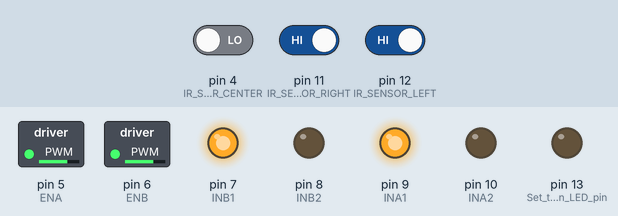
Simulated run of this sketch. Board: Arduino Uno, built for the host (arithmetic inside an expression is 32-bit, double 64-bit). Shown: switched loads named in the sketch (green lamp = pin HIGH), output pins drawn as LEDs (lit = HIGH). The inputs (shaded band) are chosen by the test bench; at power-on: pin 4 (IR_SENSOR_CENTER) LOW, pin 11 (IR_SENSOR_RIGHT) HIGH, pin 12 (IR_SENSOR_LEFT) HIGH.

Above: at 1.2 s.
1.3 s: pin 4 (IR_SENSOR_CENTER) driven HIGH
At 1.6 s:
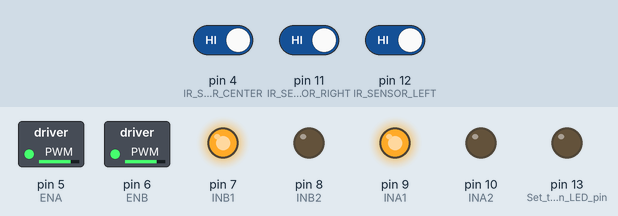
2.8 s: pin 11 (IR_SENSOR_RIGHT) driven LOW
At 4.0 s:
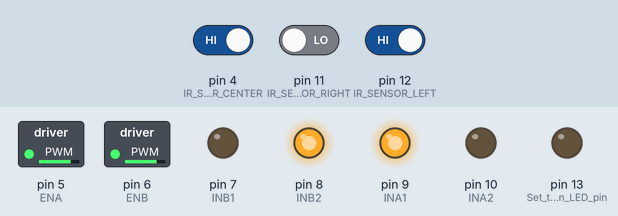
4.3 s: pin 11 (IR_SENSOR_RIGHT) driven HIGH
At 5.1 s:
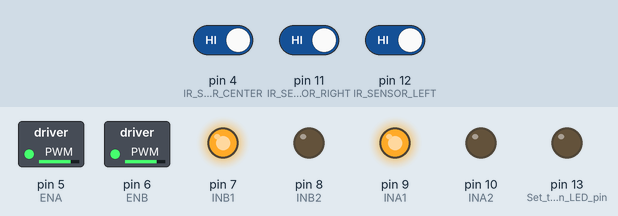
5.8 s: pin 12 (IR_SENSOR_LEFT) driven LOW
At 6.3 s:
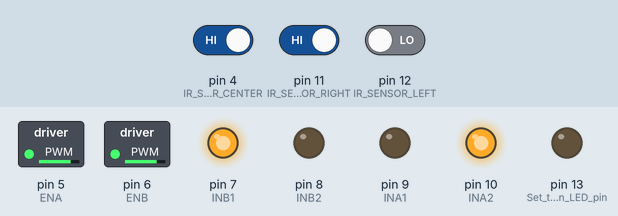
7.3 s: pin 12 (IR_SENSOR_LEFT) driven HIGH
At 8.6 s:
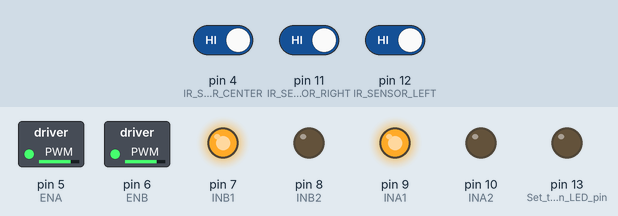
Timing chart, 0 to 9.8 s (numbered marks = the images above; inputs shaded):
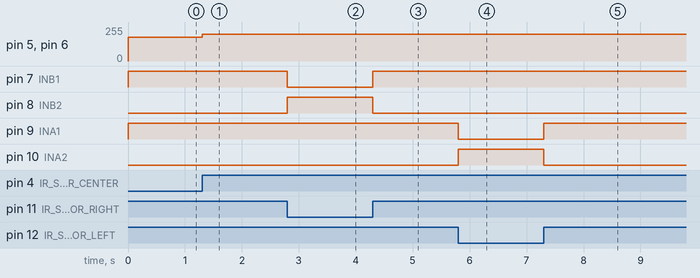

Measured:
- after the input at 1.3 s, pin 5 (ENA), pin 6 (ENB): 180/255 → 200/255 at once
- after the input at 2.8 s, pin 7 (INB1): HIGH → LOW at once; pin 8 (INB2): LOW → HIGH at once
- after the input at 4.3 s, pin 7 (INB1): LOW → HIGH at once; pin 8 (INB2): HIGH → LOW at once
- after the input at 5.8 s, pin 9 (INA1): HIGH → LOW at once; pin 10 (INA2): LOW → HIGH at once
- after the input at 7.3 s, pin 9 (INA1): LOW → HIGH at once; pin 10 (INA2): HIGH → LOW at once

The sketch:

lfv2.ino
```cpp
#include <avr/wdt.h>  // Include the watchdog timer library

#define IR_SENSOR_RIGHT 11
#define IR_SENSOR_LEFT 12
#define IR_SENSOR_CENTER 4
#define ZERO_RANGE 5

#define MOTOR_SPEED 200
#define NC_SPEED 180
#define TURN_OFFSET 0
#define SHARP_MS 20
#define REV_SPEED 220
#define REV_MS 100

//Right motor = A
#define ENA 5
#define INA1 9
#define INA2 10

//Left motor = B
#define ENB 6
#define INB1 7
#define INB2 8

// int enableRightMotor=5;
// int rightMotorPin1=9;
// int rightMotorPin2=10;

// //Left motor
// int enableLeftMotor=6;
// int leftMotorPin1=7;
// int leftMotorPin2=8;

bool ledState = false;

void setup() {
  //The problem with TT gear motors is that, at very low pwm value it does not even rotate.
  //If we increase the PWM value then it rotates faster and our robot is not controlled in that speed and goes out of line.
  //For that we need to increase the frequency of analogWrite.
  //Below line is important to change the frequency of PWM signal on pin D5 and D6
  //Because of this, motor runs in controlled manner (lower speed) at high PWM value.
  //This sets frequecny as 7812.5 hz.
  TCCR0B = TCCR0B & B11111000 | B00000001;

  pinMode(LED_BUILTIN, OUTPUT);    // Set the built-in LED pin as an output
  digitalWrite(LED_BUILTIN, LOW);  // Turn off the built-in LED

  // put your setup code here, to run once:
  pinMode(ENA, OUTPUT);
  pinMode(INA1, OUTPUT);
  pinMode(INA2, OUTPUT);

  pinMode(ENB, OUTPUT);
  pinMode(INB1, OUTPUT);
  pinMode(INB2, OUTPUT);

  pinMode(IR_SENSOR_RIGHT, INPUT);
  pinMode(IR_SENSOR_LEFT, INPUT);
  pinMode(IR_SENSOR_CENTER, INPUT);
  rotateMotor(0, 0);
  digitalWrite(LED_BUILTIN, LOW);  // Turn off the built-in LED

  // // Check if the last reset was caused by the watchdog
  if (MCUSR & (1 << WDRF)) {
    MCUSR &= ~(1 << WDRF);            // Clear the watchdog reset flag
    digitalWrite(LED_BUILTIN, HIGH);  // Turn off the built-in LED
  }

  // Watchdog timer, incase arduino is stuck
  wdt_enable(WDTO_250MS);
}

int kp = 200;
int kd = 0;
int ki = 0.1;

// NOT PARAMS
int rightIRSensorValue = 0;
int leftIRSensorValue = 0;
int centerIRSensorValue = 0;

// BLACK = HIGH AND WHITE = LOW
float prev = 0;
float integral = 0;
bool rev = false;

float error = 0;

void loop() {
  rightIRSensorValue = digitalRead(IR_SENSOR_RIGHT);
  leftIRSensorValue = digitalRead(IR_SENSOR_LEFT);
  centerIRSensorValue = digitalRead(IR_SENSOR_CENTER);

  error = leftIRSensorValue - rightIRSensorValue;

  if(rightIRSensorValue == LOW && leftIRSensorValue == LOW && centerIRSensorValue == LOW && prev == 0 && error == 0) {
    rotateMotorSharp(REV_SPEED, -REV_SPEED, REV_MS);
    return;
  }
  else if (prev != 0 && rightIRSensorValue == LOW && leftIRSensorValue == LOW && centerIRSensorValue == LOW) {
      error = prev;
  }

  integral += error;
  float P = kp * error;
  float I = ki * integral;
  float D = kd * (prev - error);
  float correction = P + I + D;

  prev = error;

  //If center sensors detects black line, then go straight
  if (correction < ZERO_RANGE && correction > -ZERO_RANGE) {
    if (centerIRSensorValue == HIGH)
      rotateMotor(MOTOR_SPEED, MOTOR_SPEED);
    else
      rotateMotor(NC_SPEED, NC_SPEED);
  } else if (rightIRSensorValue == LOW && leftIRSensorValue == LOW && centerIRSensorValue == LOW) {
    if (prev != 0)
      rotateMotorSharp(correction + TURN_OFFSET, -correction - TURN_OFFSET, SHARP_MS);
  } else
    rotateMotor(correction + TURN_OFFSET, -correction - TURN_OFFSET);
  // Reset watchdog timer
  wdt_reset();
}

void rotateMotorSharp(int rightMotorSpeed, int leftMotorSpeed, int delayms) {
  if (rightMotorSpeed < 0) {
    digitalWrite(INA1, LOW);
    digitalWrite(INA2, HIGH);
  } else {
    digitalWrite(INA1, HIGH);
    digitalWrite(INA2, LOW);
  }

  if (leftMotorSpeed < 0) {
    digitalWrite(INB1, LOW);
    digitalWrite(INB2, HIGH);
  } else {
    digitalWrite(INB1, HIGH);
    digitalWrite(INB2, LOW);
  }

  analogWrite(ENA, abs(rightMotorSpeed));
  analogWrite(ENB, abs(leftMotorSpeed));
  delay(delayms);
}

void rotateMotor(int rightMotorSpeed, int leftMotorSpeed) {
  if (rightMotorSpeed < 0) {
    digitalWrite(INA1, LOW);
    digitalWrite(INA2, HIGH);
  } else {
    digitalWrite(INA1, HIGH);
    digitalWrite(INA2, LOW);
  }

  if (leftMotorSpeed < 0) {
    digitalWrite(INB1, LOW);
    digitalWrite(INB2, HIGH);
  } else {
    digitalWrite(INB1, HIGH);
    digitalWrite(INB2, LOW);
  }

  analogWrite(ENA, abs(rightMotorSpeed));
  analogWrite(ENB, abs(leftMotorSpeed));
}
```
